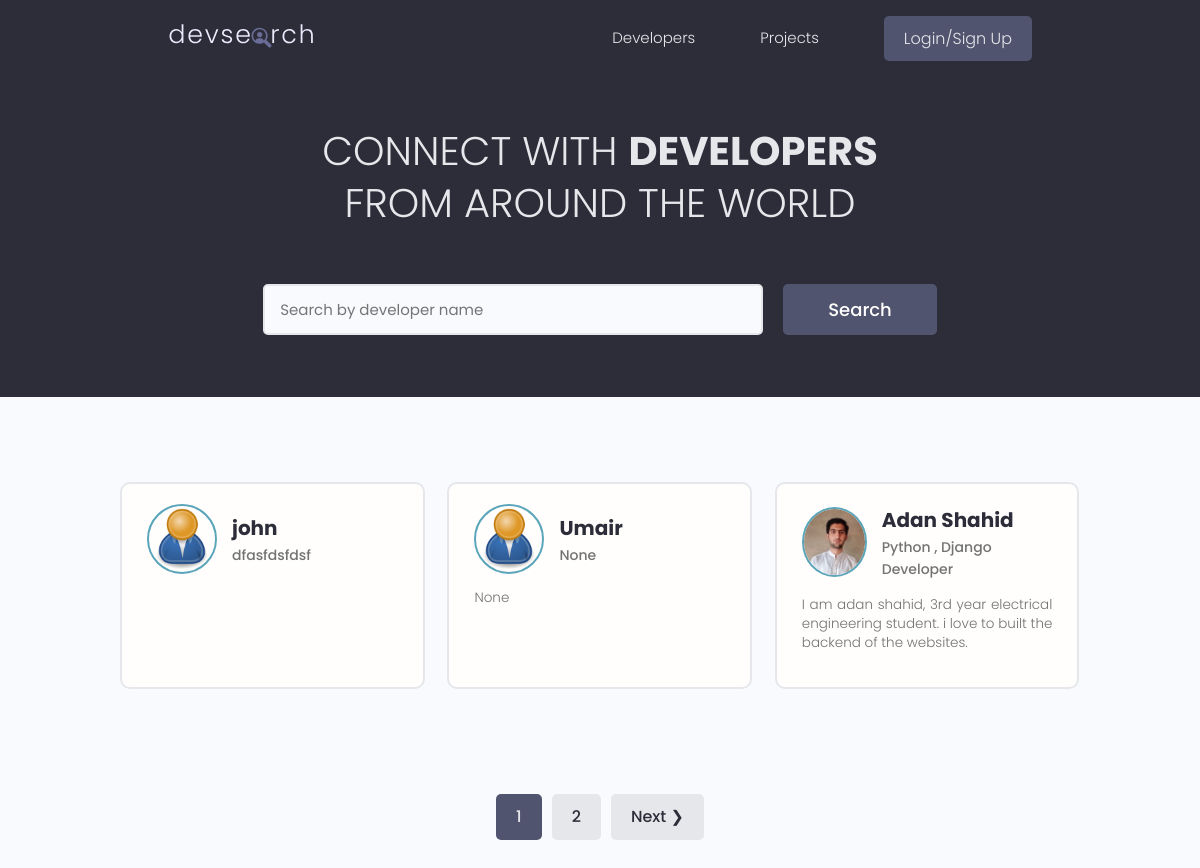
The app's page /, older data.
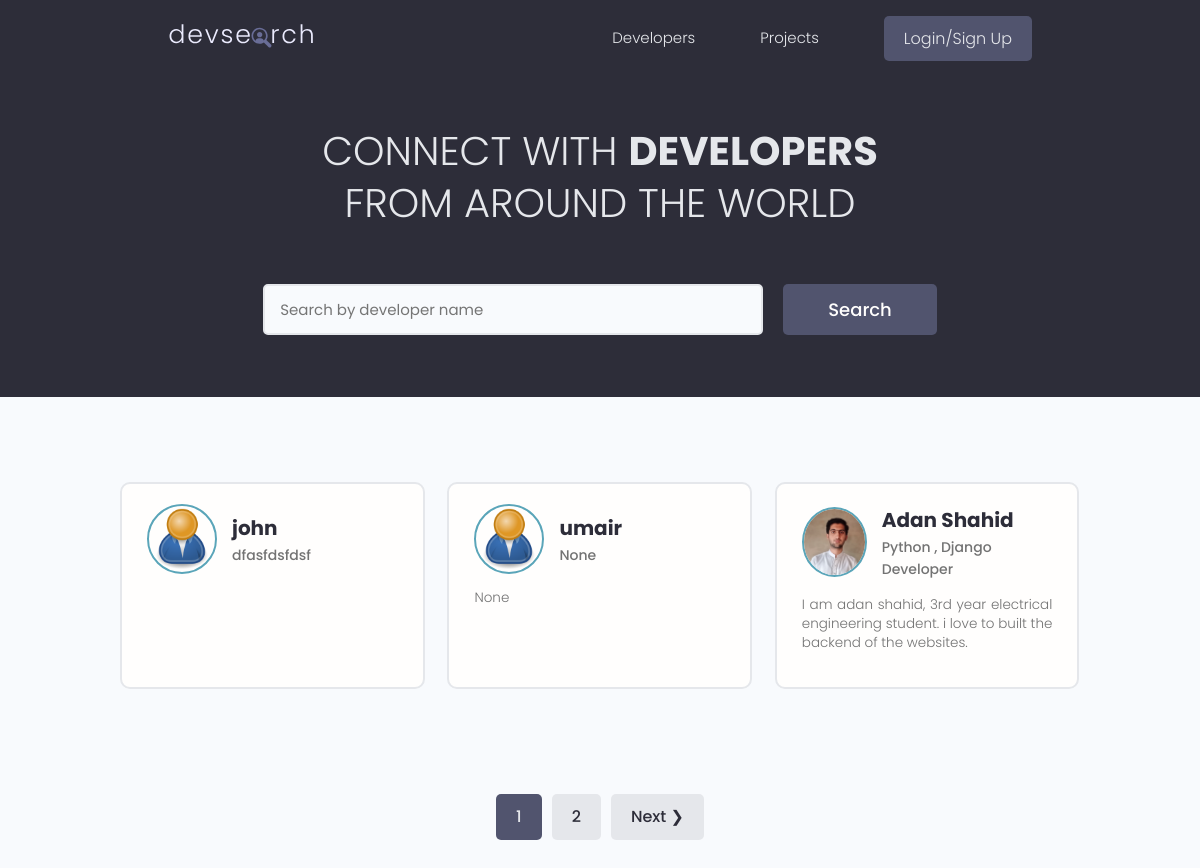
The same page, newer data.
### users/models.py (models this page shows, shortened)
class Profile(models.Model):
    user = models.OneToOneField(User, on_delete=models.CASCADE, null=True, blank=True)
    username = models.CharField(max_length=200, blank=True, null=True)
    location = models.CharField(max_length=200, blank=True, null=True)
    name = models.CharField(max_length=200, blank=True, null=True)
    email = models.EmailField(max_length=500, blank=True, null=True,)
    short_intro = models.CharField(max_length=200, blank=True, null=True)
    bio = models.TextField(blank=True, null=True)
    profile_image = models.ImageField(null=True, blank=True, upload_to='profiles/', default= "profiles/user-default.png")
    social_github = models.CharField(max_length=200, blank=True, null=True)
    social_twitter = models.CharField(max_length=200, blank=True, null=True)
    social_youtube = models.CharField(max_length=200, blank=True, null=True)
    social_linkedin = models.CharField(max_length=200, blank=True, null=True)
    social_website = models.CharField(max_length=200, blank=True, null=True)
    created = models.DateTimeField(auto_now_add=True)
    id = models.UUIDField(default=uuid.uuid4, unique=True, primary_key=True, editable=False)

### users/views.py (the view)
# urls.py: path('', views.profiles, name="profiles"),
def profiles(request):
    profiles, text = searchProfiles(request)
    custom_range, profiles = paginateProfiles(request, profiles, 3)
    context = {'profiles':profiles,
               'text':text,
               'custom_range':custom_range}
    return render(request, 'users/profiles.html', context)

### users/utils.py (called while the page is built)
def paginateProfiles(request, profiles, results):
    page = request.GET.get('page')
    paginator = Paginator(profiles, results)
    try:
        profiles = paginator.page(page)
    except PageNotAnInteger:
        page = 1
        profiles = paginator.page(page)
    except EmptyPage:
        page = paginator.num_pages
        profiles = paginator.page(page)
    leftIndex = (int(page) - 4)
    if leftIndex < 1:
        leftIndex = 1
    rightIndex = (int(page) + 5)
    if rightIndex > paginator.num_pages:
        rightIndex = paginator.num_pages + 1
    custom_range = range(leftIndex,rightIndex)
    return custom_range, profiles

def searchProfiles(request):
    text = ''
    if request.GET.get('text'):
        text = request.GET.get('text')
    skills = Skill.objects.filter(name__icontains= text) # we querying the skills
    profiles = Profile.objects.distinct().filter(Q(name__icontains=text) |
                                                 Q(short_intro__icontains=text) |
                                                 Q(skill__in= skills))
    return profiles, text

### users/templates/users/profiles.html (shortened to what this page needs)
{% extends 'main.html' %}
{% block content1 %}
<main class="home">
    <section class="hero-section text-center">
      <div class="container container--narrow">
        <div class="hero-section__box">
          <h2>CONNECT WITH <span>DEVELOPERS</span></h2>
          <h2>FROM AROUND THE WORLD</h2>
        </div>
        <div class="hero-section__search">
          <form class="form" action="{% url 'profiles' %}" method="get">
            <div class="form__field">
              <input class="input input--text" id="formInput#search" type="text" name="text"
                value="{{text}}"   placeholder="Search by developer name" />
            </div>
            <input class="btn btn--sub btn--lg" type="submit" value="Search" />
          </form>
        </div>
      </div>
    </section>
    <section class="devlist">
      <div class="container">
        <div class="grid grid--three">
           {% for profile in profiles %}
            <div class="column card">
            <div class="dev">
              <a href="{% url 'user-profile' profile.id %}" class="card__body">
                <div class="dev__profile">
                  <img class="avatar avatar--md" src="{{ profile.profile_image.url }}" alt="image" />
                  <div class="dev__meta">
                    <h3>{{profile.name}}</h3>
                    <h5>{{profile.short_intro|slice:"60"}}</h5>
                  </div>
                </div>
                <p class="dev__info">{{profile.bio|slice:"150"}}</p>
              </a>
            </div>
          </div>
          {% endfor %}
        </div>
      </div>
    </section>
    {% include 'pagination.html' with queryset=profiles custom_range=custom_range %}
  </main>
{% endblock content1 %}

### templates/main.html (shortened to what this page needs)
{% load static %}
<!DOCTYPE html>
<html lang="en">
<head>
    <link rel="stylesheet" href="https://cdn.iconmonstr.com/1.3.0/css/iconmonstr-iconic-font.min.css" />
    <link rel="stylesheet" href="{% static 'uikit/styles/uikit.css' %}" />
    <link rel="stylesheet" href="{% static 'styles/app.css' %}" />
</head>
<body>
    {% include 'navbar.html' %}
    {% block content1 %}{% endblock content1 %}
</body>
</html>

### templates/navbar.html
{% load static %}
<header class="header">
    <div class="container container--narrow">
      <a href="{% url 'profiles' %}" class="header__logo">
        <img src="{% static 'img/logo.svg' %}" alt="DevSearch Logo" />
      </a>
      <nav class="header__nav">
        <ul class="header__menu">
          <li class="header__menuItem"><a href="{% url 'profiles' %}">Developers</a></li>
          <li class="header__menuItem"><a href="{% url 'projects' %}">Projects</a></li>
          {% if request.user.is_authenticated %}
          <li class="header__menuItem"><a href="{% url 'inbox' %}">Inbox</a></li>
          <li class="header__menuItem"><a href="{% url 'account' %}">Account</a></li>
          <li class="header__menuItem"><a href="{% url 'logout' %}" class="btn btn--sub">Logout</a></li>
          {% else %}
          <li class="header__menuItem"><a href="{% url 'login' %}" class="btn btn--sub">Login/Sign Up</a></li>
      {% endif %}
      </nav>
    </div>
  </header>

### templates/pagination.html (shortened to what this page needs)
{% if queryset.has_other_pages %}
  <div class="pagination">
    <ul class="container">
        {% for page in custom_range %}
        {% if page == queryset.number %}
        <li><a href="?page={{page}}" class="btn btn--sub" data-page="{{page}}" >{{page}}</a></li>
        {% else %}
        <li><a href="?page={{page}}" class="btn" data-page="{{page}}" >{{page}}</a></li>
        {% endif  %}
        {% endfor %}
        {% if queryset.has_next %}
        <li><a href="?page={{queryset.next_page_number}}" class="btn" data-page="{{queryset.next_page_number}}" >Next &#10095; </a></li>
        {% endif %}
    </ul>
  </div>
  {% endif %}

### static/styles/app.css (style rules this page uses)
:root { --color-sub: #2d2d39; }
.btn--sub { background-color: var(--color-sub-light); }
.card { border: 2px solid var(--color-light); }
img { width: 100%; }
.header { position: sticky; z-index: 111; background-color: var(--color-sub); padding: 1.5rem 0; }
.header > .container { display: flex; justify-content: space-between; align-items: center; }
.header__logo > img { height: 3.8rem; }
.header__nav > ul { display: inline-flex; align-items: center; list-style: none; gap: 6.5rem; }
.header__menuItem > a { color: var(--color-light); font-weight: 300; }
.hero-section { height: 40vh; display: flex; align-items: center; background-color: var(--color-sub); }
.hero-section__box { margin-bottom: 4rem; }
.hero-section__box > h2, .hero-section__box > h2 > span { font-size: 4rem; color: var(--color-light); line-height: 1.3; text-transform: uppercase; }
.hero-section__box > h2 { font-weight: 300; }
.hero-section__box > h2 > span { font-weight: 700; }
.hero-section__search > .form { display: flex; align-items: center; justify-content: center; gap: 2rem; }
.hero-section__search > .form input.input--text { width: 50rem; }
.devlist { margin-top: 8rem; }
.devlist .grid { align-items: stretch; }
.devlist .dev .dev__profile { display: flex; align-items: center; gap: 1.5rem; }
.devlist .dev .dev__meta h3 { color: var(--color-sub); font-size: 2rem; font-weight: 700; }
.devlist .dev .dev__meta h5 { color: var(--color-text); font-size: 1.4rem; font-weight: 500; }
.devlist .dev .dev__info { margin: 1.5rem 0; font-size: 1.35rem; line-height: 1.4; text-align: justify; }
.pagination { margin-top: 8rem; margin-bottom: 10rem; }
.pagination > ul { flex-wrap: wrap; list-style: none; display: flex; align-items: center; justify-content: center; gap: 1rem; }
.pagination .btn { color: var(--color-sub); }
.pagination .btn.btn--sub { color: var(--color-light); }

### static/uikit/styles/modules/_variables.css (style rules this page uses)
:root { --color-main: #5aa5b9; --color-main-light: #e6faff; --color-sub: #3f4156; --color-sub-light: #51546e; --color-sub-lighter: #ededfd; --color-text: #737373; --color-gray: #8b8b8b; --color-light: #e5e7eb; --color-light-gray: #767676; --color-bg: #f8fafd; --color-white: #fffefd; --color-white-light: #f3f3f3; --color-success: #359e64; --color-success-bg: #def8e8; --color-error: #fc4b0b; --color-error-bg: #fff2ee; --font-base: 'Poppins', arial, helvetica, 'Segoe UI', roboto, ubuntu, sans-serif; --font-monospace: 'Fira Code', 'Courier New', courier, monospace; --font-regular: 300; --font-medium: 500; --font-bold: 700; --generic-shadow: 1px 1px 5px #00000010; --generic-transition: all 0.3s ease-in-out; }

### static/uikit/styles/modules/_base.css (style rules this page uses)
* { margin: 0; padding: 0; box-sizing: border-box; text-rendering: optimizeLegibility; color: inherit; font-size: inherit; }
html { font-size: 50%; }
@media only screen and (min-width: 480px) { html { font-size: 56.25%; } }
@media only screen and (min-width: 1200px) { html { font-size: 62.5%; } }
body { line-height: 1.6; font-weight: 400; font-size: 1.5rem; color: var(--color-text); background-color: var(--color-bg); min-height: 100vh; }

### static/uikit/styles/modules/_typography.css (style rules this page uses)
* { font-family: var(--font-base); }
h2 { font-size: 3.6rem; font-weight: var(--font-bold); }
h3 { font-size: 3.2rem; font-weight: var(--font-medium); }
h5 { font-size: 2.4rem; font-weight: var(--font-medium); }
h5, h6 { font-weight: var(--font-regular); }
p, span, strong { font-size: 1.6rem; color: var(--color-text); font-weight: var(--font-regular); }
a { padding-bottom: 2px; text-decoration: none; display: inline-block; color: var(--color-main); font-weight: var(--font-medium); }

### static/uikit/styles/modules/_utilities.css (style rules this page uses)
.container { width: 92%; max-width: 165rem; margin: 0 auto; box-sizing: border-box; }
.container--narrow { width: 92%; max-width: 120rem; }
@media screen and (min-width: 1000px) { .container { width: 90%; } }
@media screen and (min-width: 1000px) { .container--narrow { width: 85%; } }
@media screen and (min-width: 1200px) { .container { width: 80%; } }
@media screen and (min-width: 1200px) { .container--narrow { width: 72%; } }
.text-center { text-align: center; }

### static/uikit/styles/modules/_avatar.css (style rules this page uses)
.avatar { border-radius: 50%; border: 2px solid var(--color-main); object-fit: cover; }
.avatar--md { height: 7rem; width: 7rem; }

### static/uikit/styles/modules/_card.css (style rules this page uses)
.card { border-radius: 1rem; background-color: var(--color-white); border: 1.5px solid var(--color-light); width: auto; height: auto; margin-top: 0.5rem; margin-bottom: 0.5rem; overflow: hidden; }
.card__body, .card__header { padding: 2rem 2.5rem; }

Row changes from the older to the newer data that the page shows:
removed Profile: profile_image (placeholder picture), name "Umair", short_intro "None", bio "None"
added Profile: profile_image (placeholder picture), name "umair", short_intro "None", bio "None"
